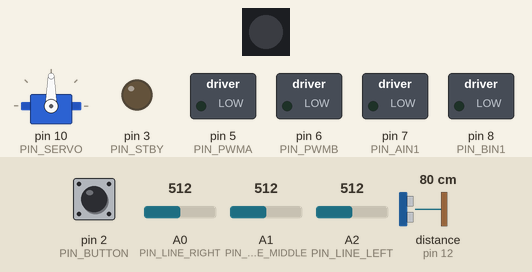
Recording of a sketch running on a simulated Arduino Uno, built with avr-gcc and run on an emulated ATmega328P. Shown: servo, 1 RGB LEDs in strip order, left to right, switched loads named in the sketch (green lamp = pin HIGH), output pins drawn as LEDs (lit = HIGH). Inputs (shaded band) come from the test bench; at power-on: pin 2 (PIN_BUTTON) HIGH, A0 (PIN_LINE_RIGHT) = 512, A2 (PIN_LINE_LEFT) = 512, A1 (PIN_LINE_MIDDLE) = 512, distance to the obstacle (sensor on pin 12) 80 cm. The echo pulse lasts 58.3 µs per cm; dim RGB values are drawn brighter than linear; pins used as bus, display or sensor lines are not drawn; what the sketch prints to the serial monitor is not drawn.

Above: at 1.2 s.
1.3 s: pin 2 (PIN_BUTTON) pulled LOW for 0.15 s
4.4 s: A0 (PIN_LINE_RIGHT) set to 587
5.9 s: A0 (PIN_LINE_RIGHT) set to 612
At 7.1 s:
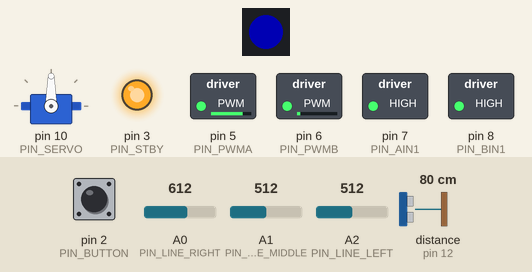
7.4 s: A2 (PIN_LINE_LEFT) set to 587
8.9 s: A2 (PIN_LINE_LEFT) set to 614
At 9.6 s:
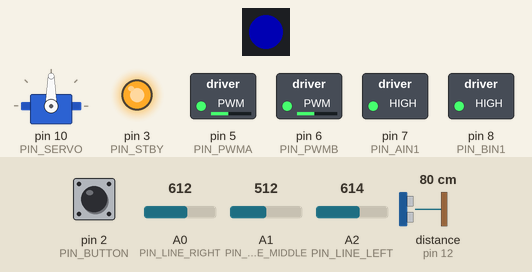
10.4 s: A1 (PIN_LINE_MIDDLE) set to 589
11.9 s: A1 (PIN_LINE_MIDDLE) set to 612
At 13.2 s:
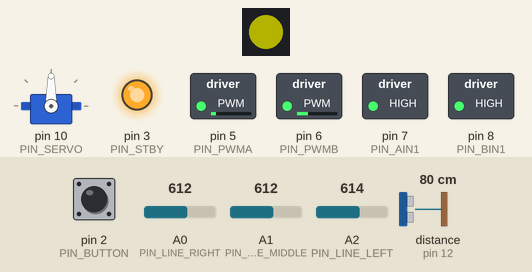
At 35.6 s:
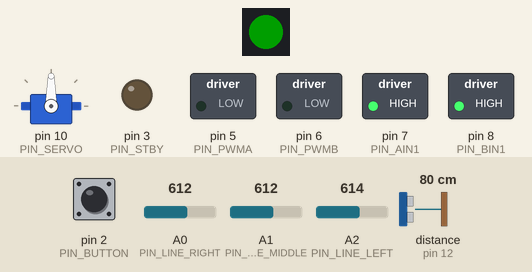
Timing chart, 0 to 35.9 s (numbered marks = the images above; inputs shaded):
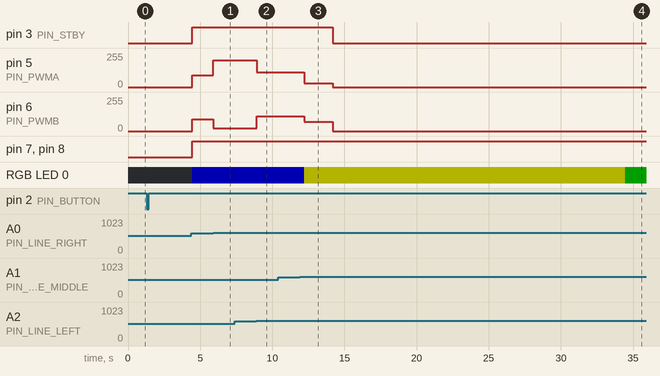

The sketch:

131_rescue_rover_solution.ino
```cpp
// Beispiel 131 - Rettungsrover
#include <Servo.h>
#include <FastLED.h>
const uint8_t PIN_PWMA=5, PIN_PWMB=6, PIN_AIN1=7, PIN_BIN1=8; // Motor
const uint8_t PIN_STBY=3, PIN_BUTTON=2;  // Treiber, Taste
const uint8_t PIN_TRIG=13, PIN_ECHO=12;  // Ultraschall
const uint8_t PIN_SERVO=10, PIN_LED=4;   // Kopf, LED
const uint8_t PIN_LINE_LEFT=A2, PIN_LINE_MIDDLE=A1;  // Linien-Sensoren
const uint8_t PIN_LINE_RIGHT=A0;  // Linien-Sensor rechts
enum State { FOLLOW_LINE, OBSTACLE, SEARCH, CROSSING, END };
State state = FOLLOW_LINE;
unsigned long stateSince = 0, whiteSince = 0;  // Zustandszeiten
uint8_t crossings = 0;  // Anzahl Querlinien
unsigned long lastProgress = 0;  // letzter Fortschritt
const char* const STATE_NAMES[] = {"FOLLOW", "OBSTACLE", "SEARCH",
                                   "CROSSING", "END"};
const CRGB STATE_LED[] = {CRGB::Blue, CRGB::Red, CRGB::Yellow,
                          CRGB::Blue, CRGB::Green};
const int LINE_THRESHOLD=600, BASE_SPEED=110, STEER_GAIN=90;  // Regelwerte
const int OBSTACLE_CM=25, SEARCH_MS=2000, WHITE_MS=300;  // Abstand/Zeiten
const int SCAN_LEFT=20, SCAN_RIGHT=150, SCAN_WAIT=400;  // Scan
const unsigned long RESCUE_MAX_MS = 30000;  // ohne Fortschritt: Stopp
CRGB leds[1]; Servo headServo;
void stopMotors() {
  analogWrite(PIN_PWMA,0); analogWrite(PIN_PWMB,0);
  digitalWrite(PIN_STBY,LOW);
}
void drive(int l, int r) {
  l = constrain(l, -255, 255); r = constrain(r, -255, 255);
  digitalWrite(PIN_BIN1, l >= 0); digitalWrite(PIN_AIN1, r >= 0);
  analogWrite(PIN_PWMB, abs(l)); analogWrite(PIN_PWMA, abs(r));
  digitalWrite(PIN_STBY, HIGH);
}
bool buttonPressed() {
  if (digitalRead(PIN_BUTTON) != LOW) return false;
  delay(30); return digitalRead(PIN_BUTTON) == LOW;
}
void waitForStart() {
  Serial.println(F("Bereit. Druecke die Taste."));
  while (!buttonPressed()) delay(20);
  while (buttonPressed()) delay(20);
  for (int i = 3; i > 0; i--) { Serial.print(i); delay(1000); }
  Serial.println(F("Los!"));
}
int readDistanceCm() {
  digitalWrite(PIN_TRIG, LOW); delayMicroseconds(2);
  digitalWrite(PIN_TRIG, HIGH); delayMicroseconds(10);
  digitalWrite(PIN_TRIG, LOW);
  unsigned long t = pulseIn(PIN_ECHO, HIGH, 25000);
  if (t == 0) return -1;  // kein Echo: ungueltig, nicht "frei"
  return (int)(t / 58UL);
}
bool onBlack(uint8_t pin) { return analogRead(pin) < LINE_THRESHOLD; }
void lookAt(int angle) {
  headServo.write(angle); delay(SCAN_WAIT);
}
void setState(State next) {
  state = next; stateSince = millis();
  if (next == CROSSING) { crossings++; lastProgress = millis(); }
  if (next == FOLLOW_LINE) whiteSince = 0;
  leds[0] = STATE_LED[next]; FastLED.show();
  Serial.println(STATE_NAMES[next]);
}
void followLine(unsigned long now) {
  bool l=onBlack(PIN_LINE_LEFT), m=onBlack(PIN_LINE_MIDDLE);
  bool r=onBlack(PIN_LINE_RIGHT);
  if (l && m && r) { setState(CROSSING); return; }
  if (!l && !m && !r) {
    if (whiteSince == 0) whiteSince = now;
    if (now - whiteSince > WHITE_MS) { setState(SEARCH); return; }
  } else whiteSince = 0;
  int cm = readDistanceCm();
  if (cm < 0) { stopMotors(); setState(OBSTACLE); return; }
  if (cm < OBSTACLE_CM) { setState(OBSTACLE); return; }
  int e = l ? -1 : (r ? 1 : 0);
  drive(BASE_SPEED + e * STEER_GAIN, BASE_SPEED - e * STEER_GAIN);
}
void avoidObstacle() {
  stopMotors();
  if (readDistanceCm() < 0) { setState(END); return; }
  drive(-110, -110); delay(400); stopMotors();
  lookAt(SCAN_LEFT); int l = readDistanceCm();
  lookAt(90); int m = readDistanceCm();
  lookAt(SCAN_RIGHT); int r = readDistanceCm(); lookAt(90);
  if (l < 0 || m < 0 || r < 0) { setState(END); return; }
  if (l > m && l >= r) drive(-120, 120); else if (r > m) drive(120, -120);
  delay(500); stopMotors(); setState(SEARCH);
}
void searchLine(unsigned long now) {
  if (onBlack(PIN_LINE_LEFT)||onBlack(PIN_LINE_MIDDLE)||
      onBlack(PIN_LINE_RIGHT)) { setState(FOLLOW_LINE); return; }
  if (now - stateSince > SEARCH_MS) { stopMotors(); return; }
  drive(70, 30);
}
void crossLine(unsigned long now) {
  if (now - stateSince < 250) { drive(90, 90); return; }
  if (onBlack(PIN_LINE_LEFT)&&onBlack(PIN_LINE_MIDDLE)&&
      onBlack(PIN_LINE_RIGHT)) return;
  if (crossings >= 3) { stopMotors(); lookAt(90); setState(END); }
  else setState(FOLLOW_LINE);
}
void setup() {
  Serial.begin(9600); pinMode(PIN_PWMA, OUTPUT); pinMode(PIN_PWMB, OUTPUT);
  pinMode(PIN_AIN1, OUTPUT); pinMode(PIN_BIN1, OUTPUT);
  pinMode(PIN_STBY, OUTPUT); pinMode(PIN_BUTTON, INPUT_PULLUP);
  pinMode(PIN_TRIG, OUTPUT); pinMode(PIN_ECHO, INPUT);
  pinMode(PIN_LINE_LEFT, INPUT); pinMode(PIN_LINE_MIDDLE, INPUT);
  pinMode(PIN_LINE_RIGHT, INPUT);
  headServo.attach(PIN_SERVO); stopMotors(); lookAt(90);
  FastLED.addLeds<WS2812, PIN_LED, GRB>(leds, 1);
  FastLED.setBrightness(60); leds[0]=CRGB::Black; FastLED.show();
  lastProgress = millis(); waitForStart(); setState(FOLLOW_LINE);
}
void loop() {
  unsigned long now = millis();
  if (state != END && now - lastProgress > RESCUE_MAX_MS) {
    stopMotors(); setState(END); return;
  }
  switch (state) {
    case FOLLOW_LINE: followLine(now); break;
    case OBSTACLE: avoidObstacle(); break;
    case SEARCH: searchLine(now); break;
    case CROSSING: crossLine(now); break;
    case END: stopMotors(); break;
  }
}
```

Measured:
- the behaviour switches between 599 and 600 on A0 (PIN_LINE_RIGHT) (found by bisection; images 0 and 1)
- the behaviour switches between 599 and 600 on A2 (PIN_LINE_LEFT) (found by bisection; images 1 and 2)
- the behaviour switches between 599 and 600 on A1 (PIN_LINE_MIDDLE) (found by bisection; images 2 and 3)
- after the input at 1.3 s, every drawn part: stays the same
- after the input at 5.9 s, pin 5 (PIN_PWMA): 90/255 → 200/255 at once; pin 6 (PIN_PWMB): 90/255 → 20/255 at once
- after the input at 7.4 s, every drawn part: stays the same
- after the input at 8.9 s, pin 5 (PIN_PWMA): 200/255 → 110/255 at once; pin 6 (PIN_PWMB): 20/255 → 110/255 at once
- after the input at 10.4 s, every drawn part: stays the same
- after the input at 11.9 s, pin 3 (PIN_STBY): HIGH → LOW after 2.3 s instead of 22.6 s; pin 5 (PIN_PWMA): 110/255 → 30/255 after 0.30 s, → 0/255 2.0 s later; pin 6 (PIN_PWMB): 110/255 → 70/255 after 0.30 s, → 0/255 2.0 s later
